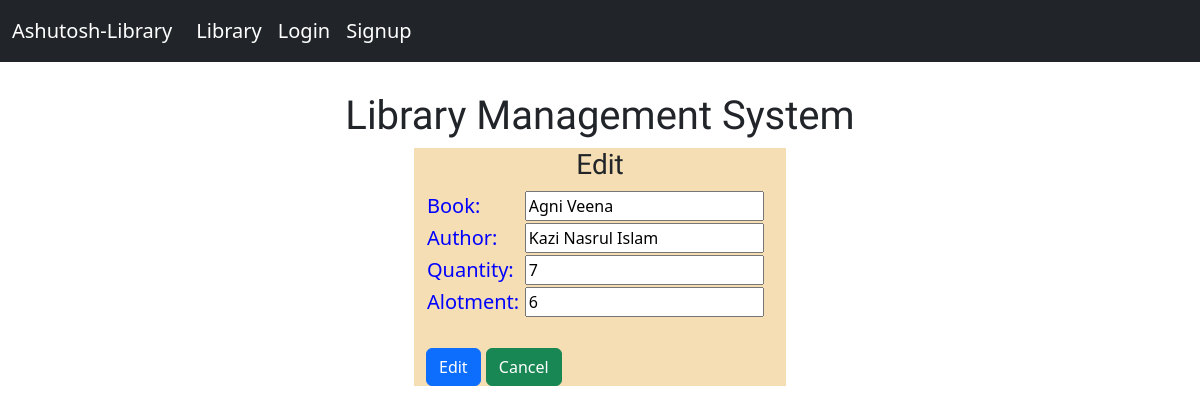
Page /Library/edit/2 (signed in) on the committed database.
### library/models.py (models this page shows, shortened)
class Book(models.Model):
    Book = models.CharField(max_length=100)
    Author = models.CharField(max_length=50)
    Quantity = models.IntegerField(default=1)
    alotment = models.IntegerField(default=0)

### library/views.py (the view, shortened to what this page needs)
# urls.py: path("edit/<int:pk>", views.bookedit.as_view(), name="bedit"),
@method_decorator(login_required(login_url='/sign_in_out/signin/'), name="dispatch")
class bookedit(UpdateView):
    model = Book
    fields = "__all__"
    template_name = "bookedit.html"
    context_object_name = "form"

### templates/bookedit.html (shortened to what this page needs)
{% extends 'base.html'%}
{% block content %}
<form class="log container col-4" action="" method="post">
    <h3 class="log-h1">Edit </h3>
    <table class="container ">
        {% for i in form%}
        <tr>
            <td class="sign-label">{{i.label_tag}}</td>
            <td class="texts">{{i}}<h6 class="error">{{i.errors|striptags}}</h6>
            </td>
        </tr>
        {% endfor %}
    </table>
    <br>
    <button type="submit" class="btn btn-primary">Edit</a></button>
    <button type="submit" class="btn btn-success"><a href="{% url 'addbooks' %}">Cancel</a></button>
</form>
{% endblock %}

### static/css/main.css (style rules this page uses)
.bodyy { background-image: url("https://media.istockphoto.com/id/512966920/photo/illustration-of-white-bookshelves.jpg?s=612x612&w=0&k=20&c=FiLLh_KoCD20Fq96wl4RZxVKBN-SC4sCtwT5qMX0CiA="); background-repeat: no-repeat; background-size: 100% auto; font-size: 20px; }
.log-h1 { text-align: center; font-family: 'Shrikhand', 'cursive'; }
.sign-label { color: blue; }
.log { background-color: wheat; opacity: 100%; }
a { color: white; text-decoration: none; }
.texts { font-size: medium; }

### rows in the picture
Book: form "Agni Veena" "Kazi Nasrul Islam" "7" "6"

### other values in the picture
{{ i.label_tag }} "Book:" "Author:" "Quantity:" "Alotment:"
